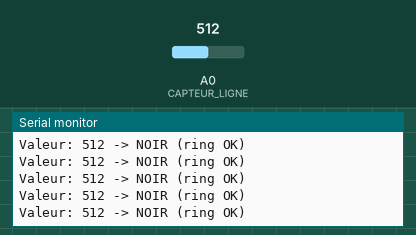
A sketch run on a simulated Arduino Uno, built with avr-gcc and run on an emulated ATmega328P. Parts: the last lines printed to the serial monitor. Inputs (shaded band) come from the test bench; at power-on: A0 (CAPTEUR_LIGNE) = 512.

Above: at 1.2 s.
1.3 s: A0 (CAPTEUR_LIGNE) set to 317
At 1.62 s:
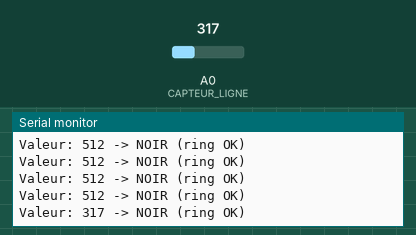
4.3 s: A0 (CAPTEUR_LIGNE) set to 284
At 4.63 s:
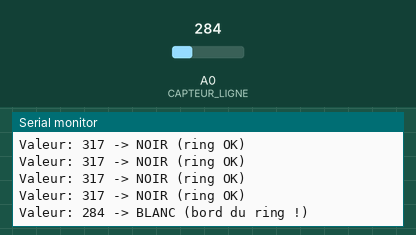

The sketch:

test_capteur_ligne.ino
```cpp
// Test Phase 3 - Capteur ligne TCRT5000
// AO → A0

#define CAPTEUR_LIGNE A0

void setup() {
  Serial.begin(9600);
  Serial.println("Test capteur ligne TCRT5000");
  Serial.println("Passe le capteur au-dessus de surfaces blanches et noires");
  Serial.println("---");
}

void loop() {
  int valeur = analogRead(CAPTEUR_LIGNE);

  Serial.print("Valeur: ");
  Serial.print(valeur);
  Serial.print(" -> ");

  if (valeur < 300) {
    Serial.println("BLANC (bord du ring !)");
  } else {
    Serial.println("NOIR (ring OK)");
  }

  delay(200);
}
```

Measured:
- the behaviour switches between 300 and 299 on A0 (CAPTEUR_LIGNE) (found by bisection; images 1 and 2)
- after the input at 1.3 s, the serial monitor: prints a new line after 0.16 s (image 1)
- after the input at 4.3 s, the serial monitor: prints a new line after 0.17 s (image 2)
